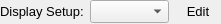
<?xml version="1.0" encoding="UTF-8"?>
<ui version="4.0">
 <class>AwDisplaySetupToolBarUI</class>
 <widget class="QWidget" name="AwDisplaySetupToolBarUI">
  <property name="geometry">
   <rect>
    <x>0</x>
    <y>0</y>
    <width>221</width>
    <height>24</height>
   </rect>
  </property>
  <property name="font">
   <font>
    <family>MS Shell Dlg 2</family>
    <pointsize>10</pointsize>
   </font>
  </property>
  <property name="windowTitle">
   <string>AwDisplaySetupToolBar</string>
  </property>
  <layout class="QGridLayout" name="gridLayout">
   <property name="margin">
    <number>0</number>
   </property>
   <item row="0" column="0">
    <layout class="QHBoxLayout" name="horizontalLayout">
     <item>
      <widget class="QLabel" name="label">
       <property name="sizePolicy">
        <sizepolicy hsizetype="Preferred" vsizetype="Fixed">
         <horstretch>0</horstretch>
         <verstretch>0</verstretch>
        </sizepolicy>
       </property>
       <property name="text">
        <string>Display Setup:</string>
       </property>
       <property name="scaledContents">
        <bool>true</bool>
       </property>
      </widget>
     </item>
     <item>
      <widget class="QComboBox" name="comboSetups">
       <property name="sizePolicy">
        <sizepolicy hsizetype="Preferred" vsizetype="Fixed">
         <horstretch>0</horstretch>
         <verstretch>0</verstretch>
        </sizepolicy>
       </property>
       <property name="font">
        <font>
         <family>MS Shell Dlg 2</family>
         <pointsize>10</pointsize>
         <weight>50</weight>
         <bold>false</bold>
        </font>
       </property>
       <property name="editable">
        <bool>false</bool>
       </property>
       <property name="sizeAdjustPolicy">
        <enum>QComboBox::AdjustToContents</enum>
       </property>
      </widget>
     </item>
     <item>
      <widget class="QToolButton" name="buttonSave">
       <property name="sizePolicy">
        <sizepolicy hsizetype="Preferred" vsizetype="Fixed">
         <horstretch>0</horstretch>
         <verstretch>0</verstretch>
        </sizepolicy>
       </property>
       <property name="maximumSize">
        <size>
         <width>16777215</width>
         <height>16777215</height>
        </size>
       </property>
       <property name="sizeIncrement">
        <size>
         <width>1</width>
         <height>1</height>
        </size>
       </property>
       <property name="font">
        <font>
         <pointsize>10</pointsize>
        </font>
       </property>
       <property name="text">
        <string>Edit</string>
       </property>
       <property name="icon">
        <iconset resource="../../../Resources/AnyWave.qrc">
         <normaloff>:/images/tick.png</normaloff>:/images/tick.png</iconset>
       </property>
       <property name="popupMode">
        <enum>QToolButton::InstantPopup</enum>
       </property>
       <property name="toolButtonStyle">
        <enum>Qt::ToolButtonTextBesideIcon</enum>
       </property>
       <property name="autoRaise">
        <bool>true</bool>
       </property>
      </widget>
     </item>
    </layout>
   </item>
  </layout>
 </widget>
 <layoutdefault spacing="6" margin="11"/>
 <resources>
  <include location="../../../Resources/AnyWave.qrc"/>
 </resources>
 <connections/>
</ui>
